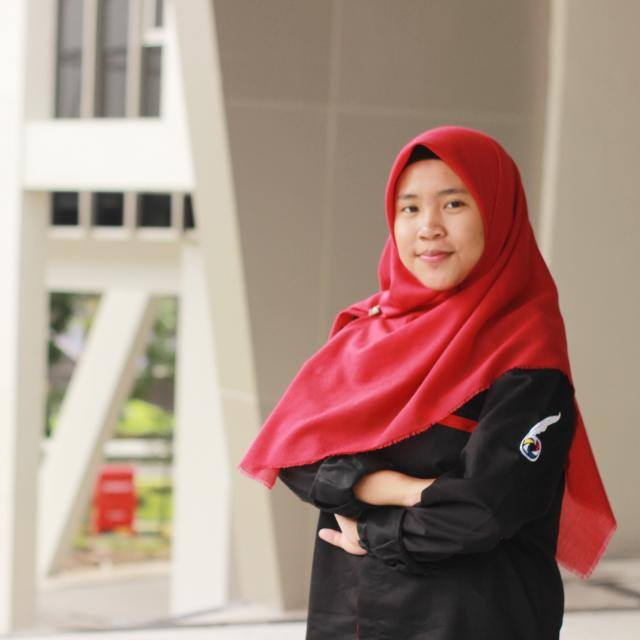
%> input picture pp.jpg, 640 x 640 px
$ octave test1rgbim.m   (GNU Octave 9; MATLAB toolbox functions it lacks are replaced by stand-ins)
%> lines starting %> are read from the running program, lines starting %| are printed output that depends on the picture
close all
clear all
clc

input_image=imread('pp.jpg');
%> input_image is the input picture: size 640x640x3 uint8; mean R, G, B 166.4, 138.6, 127.7

%Size of image
[r c h]=size (input_image);
%> r = 640; c = 640; h = 3

%ekstrak gambar
img1=input_image(:,:,1);
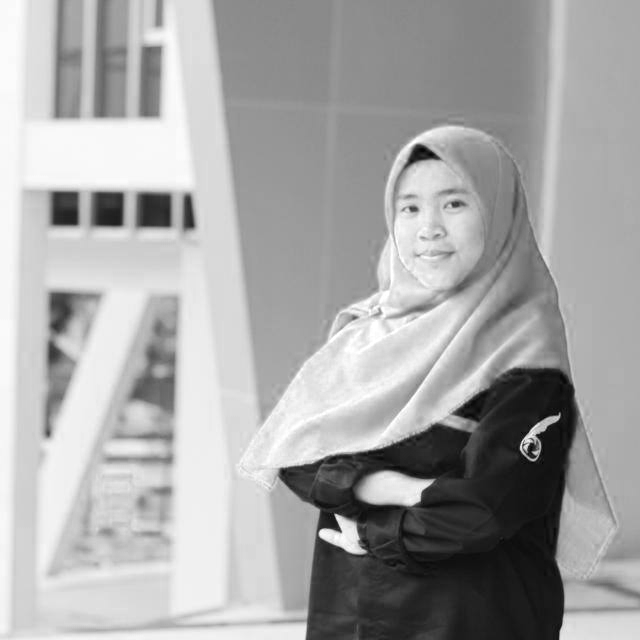
%> img1: size 640x640 uint8; min 0, max 255, mean 166.4
img2=input_image(:,:,2);
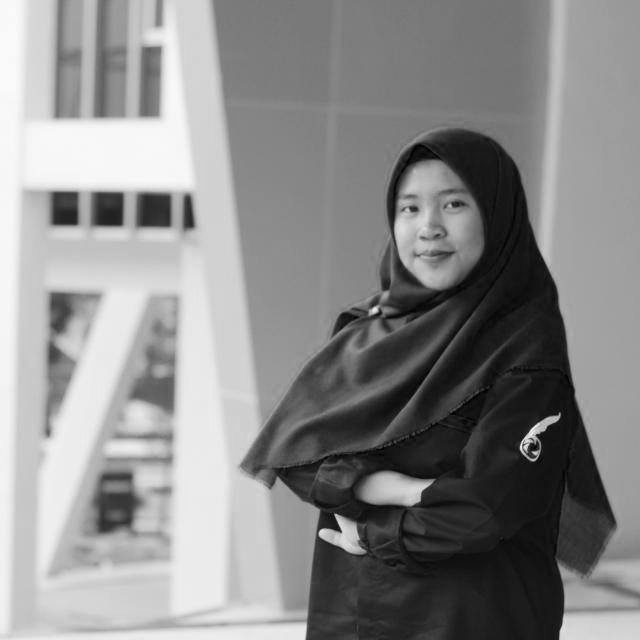
%> img2: size 640x640 uint8; min 0, max 255, mean 138.6
img3=input_image(:,:,3);
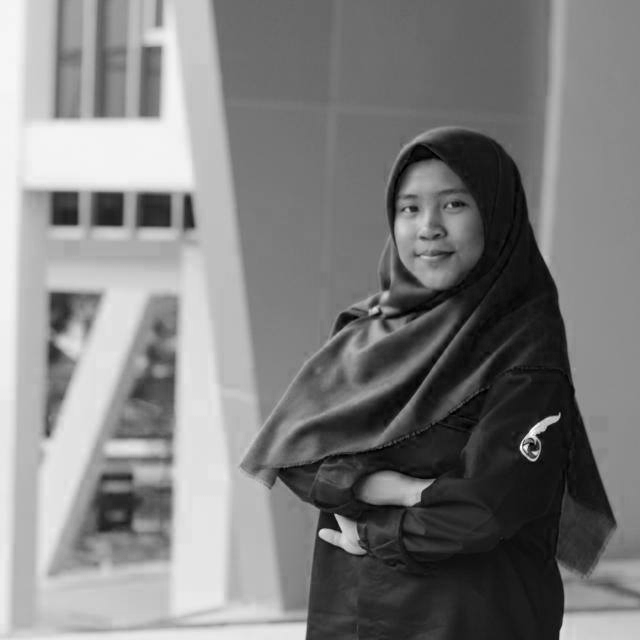
%> img3: size 640x640 uint8; min 0, max 255, mean 127.7

figure
subplot(2,2,1)
imshow(input_image)
title('RGB Color Image');

subplot(2,2,2)
imshow(img1)
title('RED Color Image');

subplot(2,2,3)
imshow(img2)
title('GREEN Color Image');

subplot(2,2,4)
imshow(img3)
title('BLUE Color Image');
